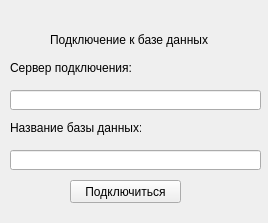
<?xml version="1.0" encoding="UTF-8"?>
<ui version="4.0">
 <class>auth</class>
 <widget class="QWidget" name="auth">
  <property name="geometry">
   <rect>
    <x>0</x>
    <y>0</y>
    <width>268</width>
    <height>223</height>
   </rect>
  </property>
  <property name="minimumSize">
   <size>
    <width>268</width>
    <height>223</height>
   </size>
  </property>
  <property name="maximumSize">
   <size>
    <width>268</width>
    <height>223</height>
   </size>
  </property>
  <property name="windowTitle">
   <string>Подключение</string>
  </property>
  <widget class="QLabel" name="label">
   <property name="geometry">
    <rect>
     <x>50</x>
     <y>30</y>
     <width>201</width>
     <height>20</height>
    </rect>
   </property>
   <property name="text">
    <string>Подключение к базе данных</string>
   </property>
  </widget>
  <widget class="QLabel" name="label_2">
   <property name="geometry">
    <rect>
     <x>10</x>
     <y>60</y>
     <width>131</width>
     <height>16</height>
    </rect>
   </property>
   <property name="text">
    <string>Сервер подключения:</string>
   </property>
  </widget>
  <widget class="QLineEdit" name="lineEdit">
   <property name="geometry">
    <rect>
     <x>10</x>
     <y>90</y>
     <width>251</width>
     <height>20</height>
    </rect>
   </property>
  </widget>
  <widget class="QLabel" name="label_3">
   <property name="geometry">
    <rect>
     <x>10</x>
     <y>120</y>
     <width>131</width>
     <height>16</height>
    </rect>
   </property>
   <property name="text">
    <string>Название базы данных:</string>
   </property>
  </widget>
  <widget class="QLineEdit" name="lineEdit_2">
   <property name="geometry">
    <rect>
     <x>10</x>
     <y>150</y>
     <width>251</width>
     <height>20</height>
    </rect>
   </property>
  </widget>
  <widget class="QPushButton" name="pushButton">
   <property name="geometry">
    <rect>
     <x>70</x>
     <y>180</y>
     <width>111</width>
     <height>23</height>
    </rect>
   </property>
   <property name="text">
    <string>Подключиться</string>
   </property>
  </widget>
 </widget>
 <resources/>
 <connections/>
</ui>
